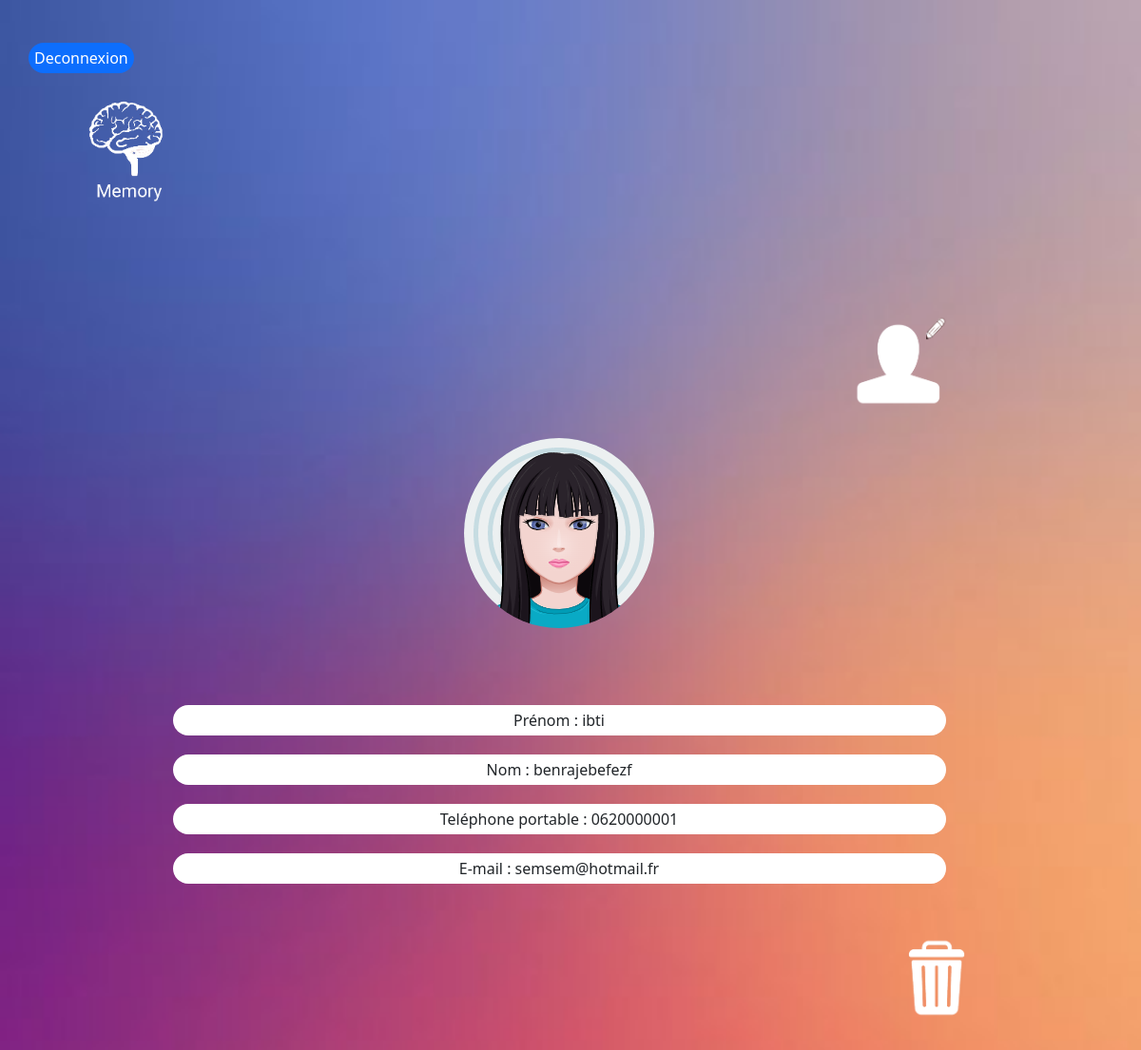
Screenshot of /fichecontact.php?id=39 (signed in) with the database file from the repository.
### tables this page shows
CREATE TABLE `contact` (
  `Id` int(10) UNSIGNED NOT NULL,
  `Id_utilisateur` int(10) DEFAULT NULL,
  `Nom` varchar(40) NOT NULL,
  `Prenom` varchar(40) NOT NULL,
  `Telportable` varchar(20) NOT NULL,
  `Mail` varchar(50) NOT NULL,
  `Sexe` varchar(40) NOT NULL
);

### fichecontact.php (the view, shortened to what this page needs)
<!DOCTYPE html>
<html lang="fr,en">
<head>
    <link href="https://cdn.jsdelivr.net/npm/bootstrap@5.1.3/dist/css/bootstrap.min.css" rel="stylesheet">
    <link href="./memory.css" rel="stylesheet">
</head>
<body>
<button><a href="deconnexion.php">Deconnexion</a></button>
    <div class="container">
        <div class="row">
            <div class="col-13">
                <a href="index.php"><img class="logo" src="images-memory\logomermory.png" alt="Logo memory"></a>
            </div>
        </div>
        <div class="row">
            <div class="col-12">
                <?php
                try {
                    require 'initialisation.php';
                    $tri = "SELECT * From Contact where Id= " . $_GET['id'];
                    $sth = $conn->prepare($tri);
                    $sth->execute();
                    $result = $sth->fetch();
                    echo '<div class="col-8"><a href="./modifiercontact.php?id='. $result['Id'] .'"><img class="mod" src="images-memory\modifier.png"alt="modifier contact"></a></div></div>';
                    echo ' <div class="row">
                            <div class="col-9">';
                    $sexe = $result['Sexe'];
                    if ($sexe == 'femme')
                    {
                        echo '<img class="avatar" src="images-memory\avatarfemme.png" alt="Logo memory">' . '<br>';
                    }
                    elseif ($sexe == 'homme') {
                        echo '<img class="avatar" src="images-memory\avatarhomme.png" alt="Logo homme">' . '<br>';
                    }
                    if (isset($result)) {
                        echo "<div class=col2> Prénom : " .$result ['Prenom']   . '</div>';
                        echo "<div class=col2> Nom : " . $result ['Nom'] . '</div>';
                        echo "<div class=col2> Teléphone portable : " . $result ['Telportable'] . '</div>';
                        echo "<div class=col2> E-mail : " . $result ['Mail'] . '</div>';
                    }
                } catch (PDOException $e) {
                    echo 'Impossible de traiter les données. Erreur : ' . $e->getMessage();
                }
                ?>
            </div>
        </div>
    </div>
    <div class="col13">
    <?php echo '<a href="./supprimer.php?id='. $result['Id'] .'"><img class="suppimg" src="images-memory\corbeille.png" alt="supprimer contact"></a></div>';
    ?>
</body></html>

### memory.css (style rules this page uses)
:root { --primary:#ffffff; --primarylien:hsl(226, 39%, 49%); }
body { background-image: url("./images-memory/background.jpg") ; background-repeat: no-repeat; background-size: cover; padding: 30px; background-color: #fcfcfc; }
.logo { margin-bottom: 100px; width: 180px; margin-right : 0 auto; }
.suppimg { width : 100px; display: flex; margin-left: 80%; margin-top: 30px; }
.mod { width : 100px; margin-left: 90%; }
.avatar { border-radius: 50%; width: 200px; margin-bottom: 10%; }
a { color : var(--primary); text-decoration : none; }
.row div.col-12 { padding-bottom: 30px; color : var(--primary); }
div.col-12 { margin-top: 15px; color : var(--primary); }
div.col13 { margin:auto; }
.row div.col-8 { margin: auto; text-align: center; line-height: 2em; }
.row div.col-9 { margin: auto; text-align: center; line-height: 2em; }
div.col2 { background-color:var(--primary) ; margin-bottom: 20px; border-radius: 25px; }
button { border-radius: 5rem; font-size: smol; margin-top: 15px; background-color: #0d6efd; line-height: 30px; border:#0d6efd; text-align: center; }

### rows the page displays
contact: Prenom "ibti", Nom "benrajebefezf", Telportable "0620000001", Mail "semsem@hotmail.fr"
